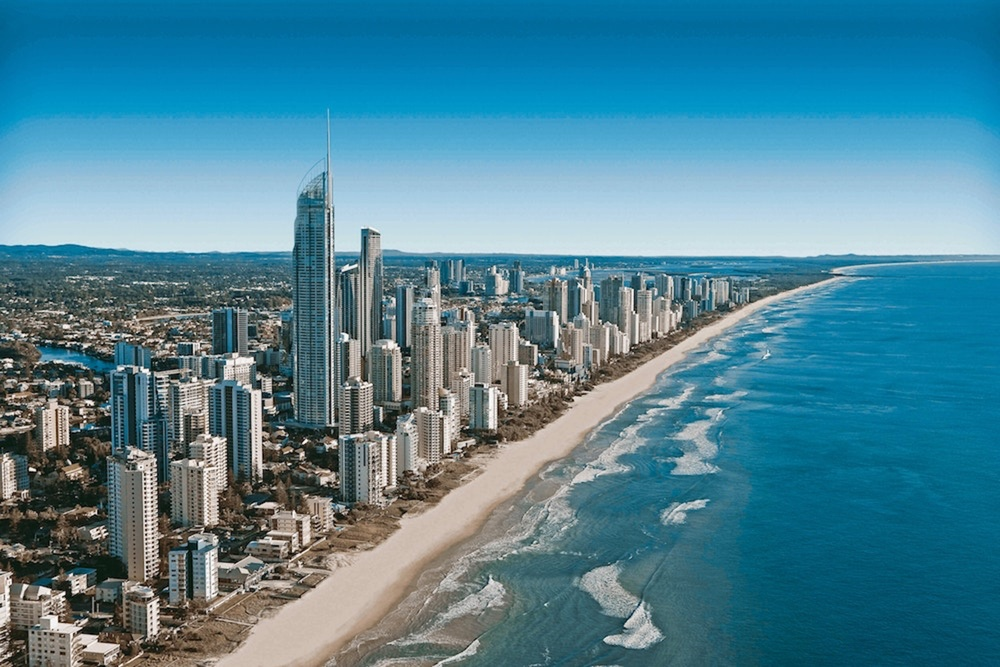
#> input picture Images/sea.jpg, 1000 x 667 px, shrunk from 2000 x 1334 before the run, found by its file name
$ jupyter execute --allow-errors Kmeans.ipynb
#> lines starting #> are read from the running program, lines starting #| are printed output that depends on the picture
### plot_utils.py
import numpy as np
import matplotlib.pyplot as plt

class plot_utils:
    def __init__(self, img_data, title, num_pixels=10000, colors=None):
        self.img_data = img_data
        self.title = title
        self.num_pixels = num_pixels
        self.colors = colors

    def colorSpace(self):
        if self.colors is None:
            self.colors = self.img_data

        rand = np.random.RandomState(42)
        index = rand.permutation(self.img_data.shape[0])[:self.num_pixels]
        colors = self.colors[index]
        R, G, B = self.img_data[index].T
        fig, ax = plt.subplots(1, 2, figsize=(12,8))
        ax[0].scatter(R, G, color=colors, marker='.')
        ax[0].set(xlabel='Red', ylabel='Green', xlim=(0, 1), ylim=(0, 1))
        ax[1].scatter(R, B, color=colors, marker='.')
        ax[1].set(xlabel='Red', ylabel='Blue', xlim=(0, 1), ylim=(0, 1))
        fig.suptitle(self.title, size=20)

### Kmeans.ipynb
[cell 1]
import os
import numpy as np
import matplotlib.pyplot as plt
import matplotlib.image as image
plt.style.use("ggplot")


from skimage import io

[cell 2]
from sklearn.cluster import KMeans

[cell 3]
from ipywidgets import interact, interactive, fixed,interact_manual, IntSlider

[cell 4]
import ipywidgets as widgets

[cell 5]
plt.rcParams['figure.figsize']= (20,12)

[cell 6]
img=io.imread('images/sea.jpg')
#> img is the input picture: shape (667, 1000, 3); mean R, G, B 78.9, 131.5, 150
ax= plt.axes(xticks=[], yticks=[])
ax.imshow(img);

[cell 7]
img.shape
#> Out = (667, 1000, 3)

[cell 8]
img_data=(img/255.0).reshape(-1,3)
img_data.shape
#> Out = (667000, 3)

[cell 9]
class plot_utils:
    def __init__(self, img_data, title, num_pixels=10000, colors=None):
        self.img_data = img_data
        self.title = title
        self.num_pixels = num_pixels
        self.colors = colors

    def colorSpace(self):
        if self.colors is None:
            self.colors = self.img_data

        rand = np.random.RandomState(42)
        index = rand.permutation(self.img_data.shape[0])[:self.num_pixels]
        colors = self.colors[index]
        R, G, B = self.img_data[index].T
        fig, ax = plt.subplots(1, 2, figsize=(12,8))
        ax[0].scatter(R, G, color=colors, marker='.')
        ax[0].set(xlabel='Red', ylabel='Green', xlim=(0, 1), ylim=(0, 1))
        ax[1].scatter(R, B, color=colors, marker='.')
        ax[1].set(xlabel='Red', ylabel='Blue', xlim=(0, 1), ylim=(0, 1))
        fig.suptitle(self.title, size=20)

[cell 10]
from plot_utils import plot_utils
x= plot_utils(img_data, title="Input color space: Over 16 million possible colors")
x.colorSpace()
#> in colorSpace, `R, G, B = self.img_data[index].T`: R = 10000 values, max 1 at index 2189, min 0 at index 18, mean 0.31; G = 10000 values, max 0.988 at index 6730, min 0.0157 at index 9040, mean 0.516; B = 10000 values, max 0.976 at index 6589, min 0 at index 9040, mean 0.587
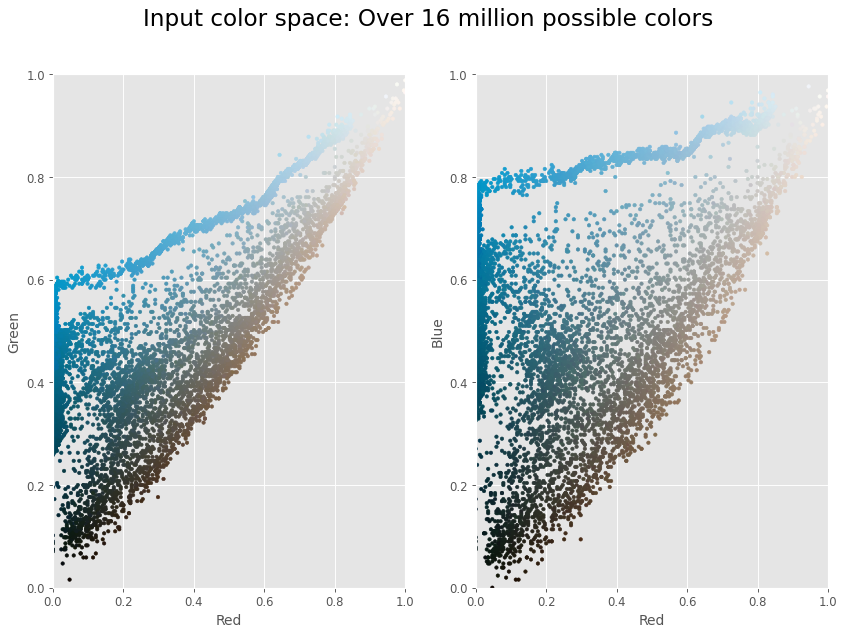
#> figure drawn by matplotlib, 2 panels

[cell 11]
from sklearn.cluster import MiniBatchKMeans

[cell 12]
kmeans = MiniBatchKMeans(3).fit(img_data)
k_colors = kmeans.cluster_centers_[kmeans.predict(img_data)]

y = plot_utils(img_data, colors=k_colors, title="Reduced color space: 3 colors")
y.colorSpace()
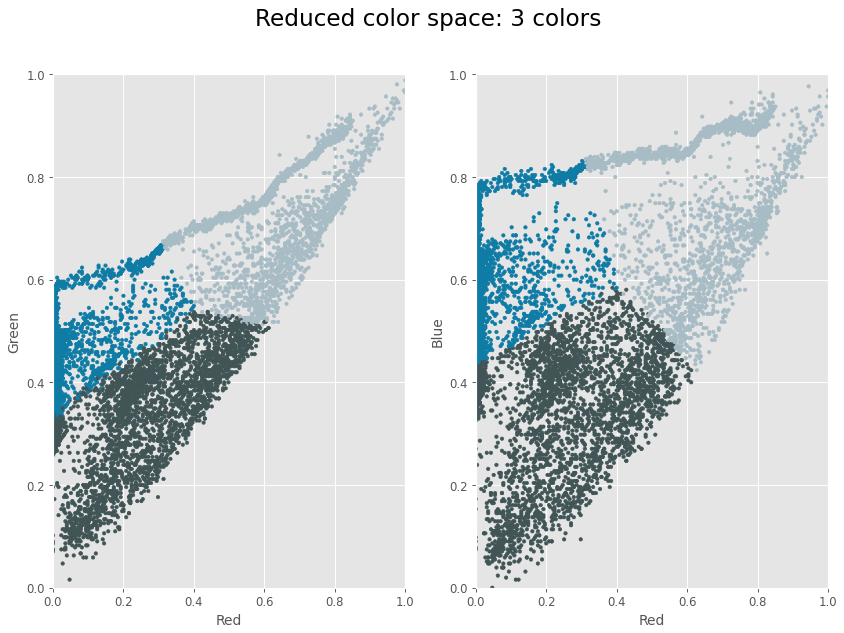
#> figure drawn by matplotlib, 2 panels
#> the sliders are set to 

$ run again, with Images/4-GoldenGateBridge.jpg copied over Images/sea.jpg
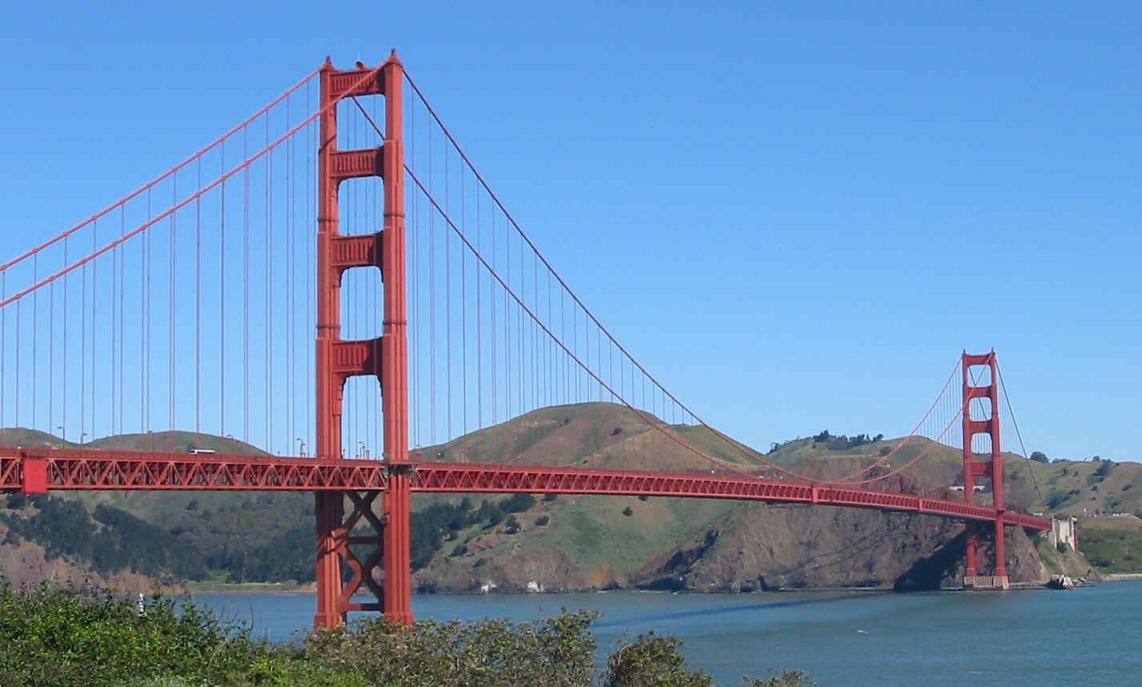
#> input picture Images/4-GoldenGateBridge.jpg, 1142 x 687 px, found by its file name
#> img is the input picture: shape (687, 1142, 3); mean R, G, B 110.9, 144.2, 182.8
#> R = 10000 values, max 0.918 at index 4129, min 0.00392 at index 700, mean 0.435; G = 10000 values, max 0.894 at index 1326, min 0 at index 589, mean 0.564; B = 10000 values, max 1 at index 24, min 0 at index 700, mean 0.713
#> `[cell 10] from plot_utils import plot_utils x= plot_utils(img_data, ti..`:
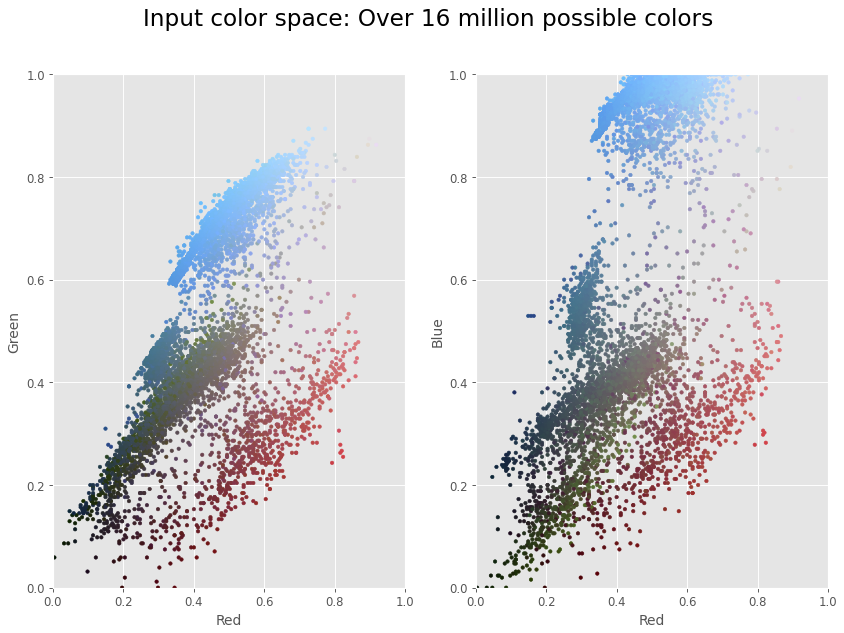
#> figure drawn by matplotlib, 2 panels
#> `[cell 12] kmeans = MiniBatchKMeans(3).fit(img_data) k_colors = kmeans...`:
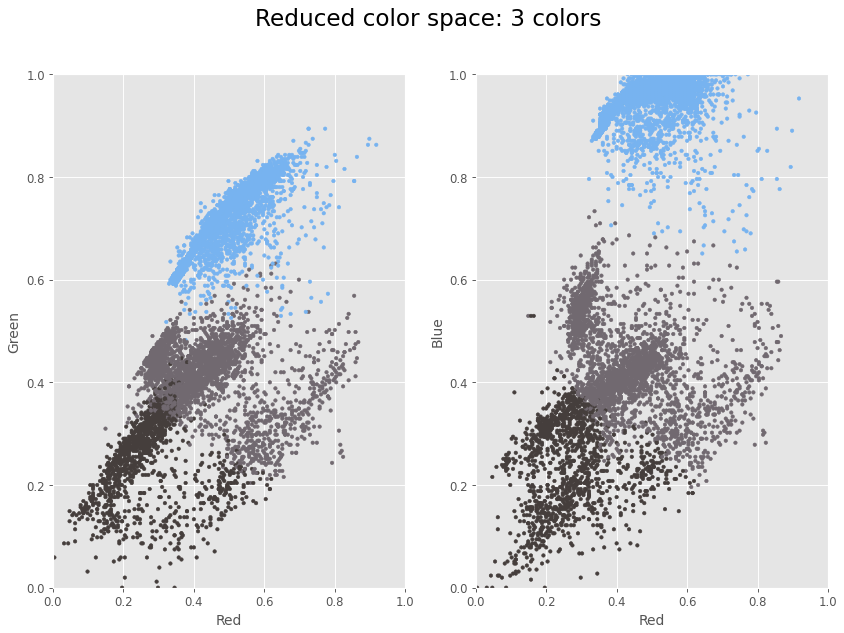
#> figure drawn by matplotlib, 2 panels

$ run again, with Images/land.jpg copied over Images/sea.jpg
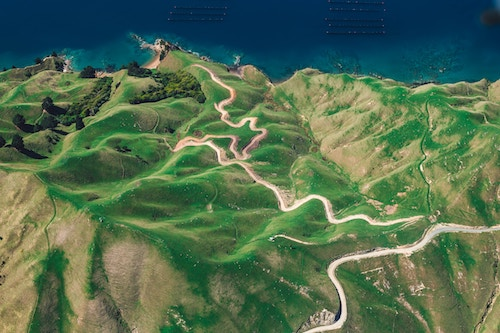
#> input picture Images/land.jpg, 500 x 333 px, found by its file name
#> img is the input picture: shape (333, 500, 3); mean R, G, B 81.5, 108.9, 80.9
#> R = 10000 values, max 1 at index 1333, min 0 at index 13, mean 0.318; G = 10000 values, max 0.961 at index 7527, min 0.0118 at index 4125, mean 0.427; B = 10000 values, max 0.886 at index 3387, min 0 at index 4125, mean 0.317
#> `[cell 10] from plot_utils import plot_utils x= plot_utils(img_data, ti..`:
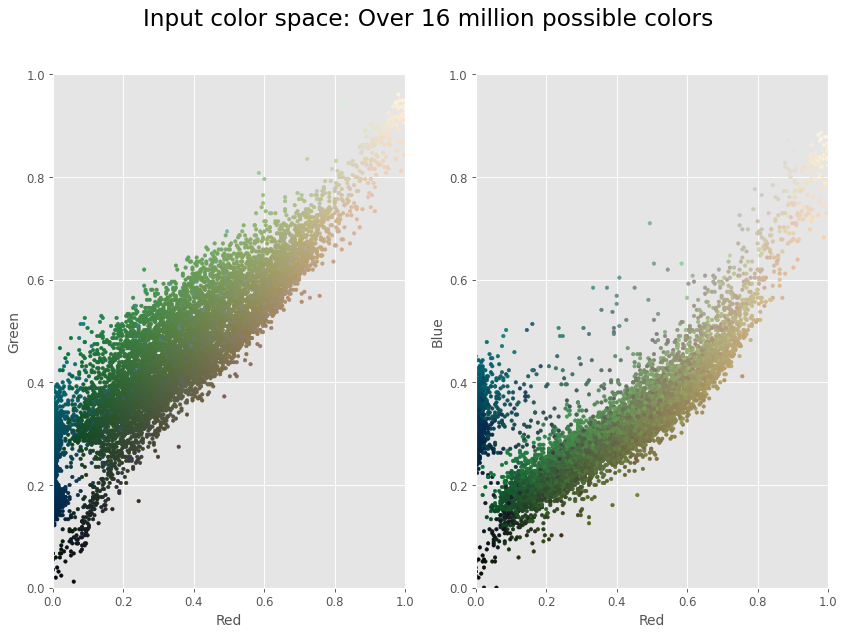
#> figure drawn by matplotlib, 2 panels
#> `[cell 12] kmeans = MiniBatchKMeans(3).fit(img_data) k_colors = kmeans...`:
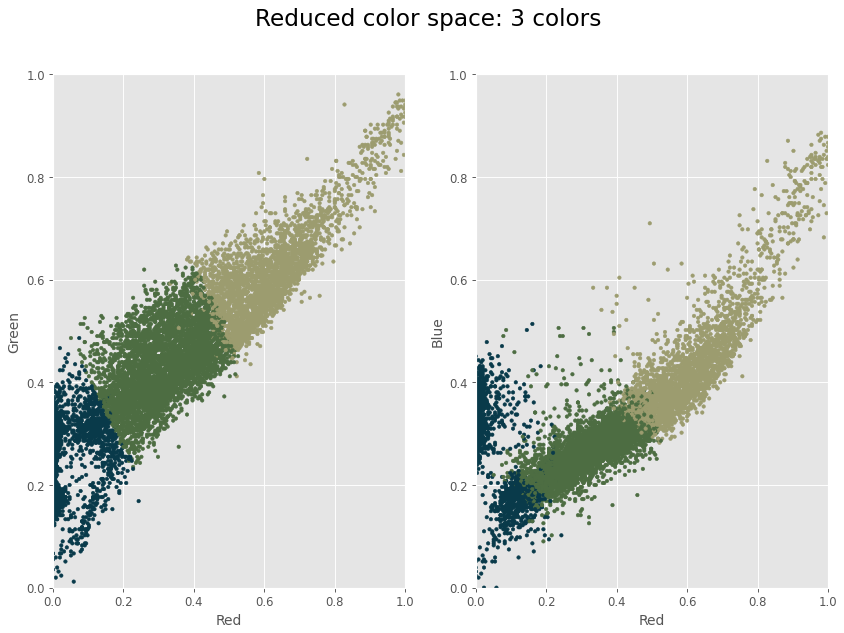
#> figure drawn by matplotlib, 2 panels
